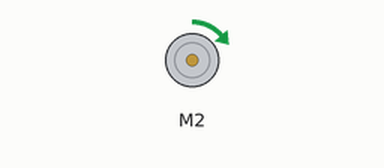
Simulated run of this sketch. Board: Arduino Uno, built with avr-gcc and run on an emulated ATmega328P. Shown: DC motor (green arrow = forward, orange = backward, longer = faster). What the sketch prints to the serial monitor is not drawn.

Above: at 10.7 s.
Timing chart, 0 to 14.6 s (numbered marks = the images above):
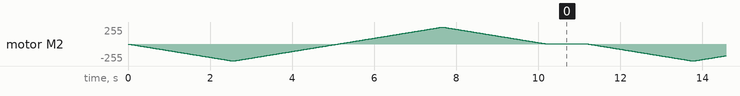

The sketch:

MecanumRobot.ino
```cpp
/*
This is a test sketch for the Adafruit assembled Motor Shield for Arduino v2
It won't work with v1.x motor shields! Only for the v2's with built in PWM
control

For use with the Adafruit Motor Shield v2
---->	http://www.adafruit.com/products/1438
*/

#include <Wire.h>
#include <Adafruit_MotorShield.h>
#include "utility/Adafruit_MS_PWMServoDriver.h"

// Create the motor shield object with the default I2C address
Adafruit_MotorShield AFMS = Adafruit_MotorShield();
// Or, create it with a different I2C address (say for stacking)
// Adafruit_MotorShield AFMS = Adafruit_MotorShield(0x61);

// Select which 'port' M1, M2, M3 or M4. In this case, M1
Adafruit_DCMotor *myMotor = AFMS.getMotor(2);
// You can also make another motor on port M2
//Adafruit_DCMotor *myOtherMotor = AFMS.getMotor(2);

void setup() {
  Serial.begin(9600);           // set up Serial library at 9600 bps
  Serial.println("Adafruit Motorshield v2 - DC Motor test!");

  AFMS.begin();  // create with the default frequency 1.6KHz
  //AFMS.begin(1000);  // OR with a different frequency, say 1KHz


}

void loop() {
  uint8_t i;

  Serial.print("tick");

  myMotor->run(BACKWARD);

 for (int i=0; i<255; i++){
  myMotor->setSpeed(i);
  delay(10);
}

 for (int i=-255; i<0; i++){
  myMotor->setSpeed(-i);
  delay(10);
}

  myMotor->run(FORWARD);

 for (int i=0; i<255; i++){
  myMotor->setSpeed(i);
  delay(10);
}

 for (int i=-255; i<0; i++){
  myMotor->setSpeed(-i);
  delay(10);
}

  delay(1000);
}
```
